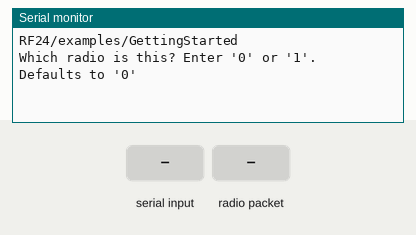
The sketch below on a simulated Arduino Uno, built with avr-gcc and run on an emulated ATmega328P. Parts: the last lines printed to the serial monitor. Inputs (shaded band) come from the test bench. No radio packets arrive unless stated.

Above: at 1.0 s.
1.1 s: "90,45\n" received over Serial
At 1.6 s:
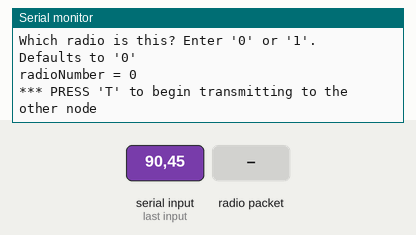
2.6 s: radio packet "1" arrives
At 3.8 s:
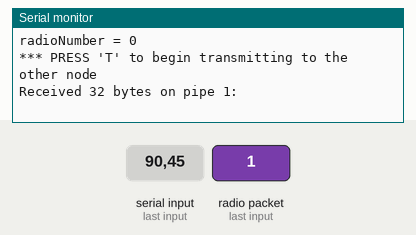
4.1 s: "T90\n" received over Serial
At 4.9 s:
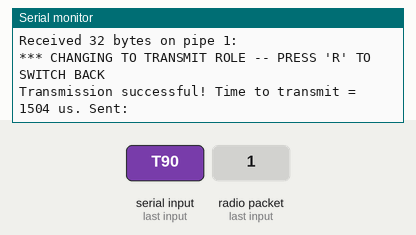
5.6 s: "R90\n" received over Serial
At 8.5 s:
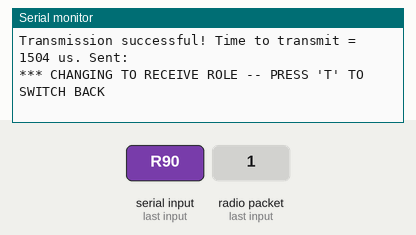

Measured:
- after the input at 1.1 s, the serial monitor: prints a new line at once (image 1)
- after the input at 2.6 s, the serial monitor: prints a new line at once (image 2)
- after the input at 4.1 s, the serial monitor: prints a new line at once (image 3)
- after the input at 5.6 s, the serial monitor: prints a new line after 2.5 s (image 4)

The sketch:

NRF.ino
```cpp
// (licence header left out)
/**
 * A simple example of sending data from 1 nRF24L01 transceiver to another.
 *
 * This example was written to be used on 2 devices acting as "nodes".
 * Use the Serial Monitor to change each node's behavior.
 */
#include <SPI.h>
#include "printf.h"
#include "RF24.h"

#define CE_PIN 4
#define CSN_PIN 2
// instantiate an object for the nRF24L01 transceiver
RF24 radio(CE_PIN, CSN_PIN);

// Let these addresses be used for the pair
uint8_t address[][6] = { "1Node", "2Node" };
// It is very helpful to think of an address as a path instead of as
// an identifying device destination

// to use different addresses on a pair of radios, we need a variable to
// uniquely identify which address this radio will use to transmit
bool radioNumber = 1;  // 0 uses address[0] to transmit, 1 uses address[1] to transmit

// Used to control whether this node is sending or receiving
bool role = false;  // true = TX role, false = RX role

// For this example, we'll be using a payload containing
// a single float number that will be incremented
// on every successful transmission
String payload = "hi";

void setup() {

  Serial.begin(115200);
  while (!Serial) {
    // some boards need to wait to ensure access to serial over USB
  }

  // initialize the transceiver on the SPI bus
  if (!radio.begin()) {
    Serial.println(F("radio hardware is not responding!!"));
    while (1) {}  // hold in infinite loop
  }

  // print example's introductory prompt
  Serial.println(F("RF24/examples/GettingStarted"));

  // To set the radioNumber via the Serial monitor on startup
  Serial.println(F("Which radio is this? Enter '0' or '1'. Defaults to '0'"));
  while (!Serial.available()) {
    // wait for user input
  }
  char input = Serial.parseInt();
  radioNumber = input == 1;
  Serial.print(F("radioNumber = "));
  Serial.println((int)radioNumber);

  // role variable is hardcoded to RX behavior, inform the user of this
  Serial.println(F("*** PRESS 'T' to begin transmitting to the other node"));

  // Set the PA Level low to try preventing power supply related problems
  // because these examples are likely run with nodes in close proximity to
  // each other.
  radio.setPALevel(RF24_PA_LOW);  // RF24_PA_MAX is default.

  // save on transmission time by setting the radio to only transmit the
  // number of bytes we need to transmit a float
  radio.setPayloadSize(sizeof(payload));  // float datatype occupies 4 bytes

  // set the TX address of the RX node into the TX pipe
  radio.openWritingPipe(address[radioNumber]);  // always uses pipe 0

  // set the RX address of the TX node into a RX pipe
  radio.openReadingPipe(1, address[!radioNumber]);  // using pipe 1

  // additional setup specific to the node's role
  if (role) {
    radio.stopListening();  // put radio in TX mode
  } else {
    radio.startListening();  // put radio in RX mode
  }

  // For debugging info
  // printf_begin();             // needed only once for printing details
  // radio.printDetails();       // (smaller) function that prints raw register values
  // radio.printPrettyDetails(); // (larger) function that prints human readable data

}  // setup

void loop() {

  if (role) {
    // This device is a TX node

    unsigned long start_timer = micros();                // start the timer
    bool report = radio.write(&payload, sizeof(float));  // transmit & save the report
    unsigned long end_timer = micros();                  // end the timer

    if (report) {
      Serial.print(F("Transmission successful! "));  // payload was delivered
      Serial.print(F("Time to transmit = "));
      Serial.print(end_timer - start_timer);  // print the timer result
      Serial.print(F(" us. Sent: "));
      Serial.println(payload);  // print payload sent
      //payload += 0.01;          // increment float payload
    } else {
      Serial.println(F("Transmission failed or timed out"));  // payload was not delivered
    }

    // to make this example readable in the serial monitor
    delay(1000);  // slow transmissions down by 1 second

  } else {
    // This device is a RX node

    uint8_t pipe;
    if (radio.available(&pipe)) {              // is there a payload? get the pipe number that received it
      uint8_t bytes = radio.getPayloadSize();  // get the size of the payload
      radio.read(&payload, bytes);             // fetch payload from FIFO
      Serial.print(F("Received "));
      Serial.print(bytes);  // print the size of the payload
      Serial.print(F(" bytes on pipe "));
      Serial.print(pipe);  // print the pipe number
      Serial.print(F(": "));
      Serial.println(payload);  // print the payload's value
    }
  }  // role

  if (Serial.available()) {
    // change the role via the serial monitor

    char c = toupper(Serial.read());
    if (c == 'T' && !role) {
      // Become the TX node

      role = true;
      Serial.println(F("*** CHANGING TO TRANSMIT ROLE -- PRESS 'R' TO SWITCH BACK"));
      radio.stopListening();

    } else if (c == 'R' && role) {
      // Become the RX node

      role = false;
      Serial.println(F("*** CHANGING TO RECEIVE ROLE -- PRESS 'T' TO SWITCH BACK"));
      radio.startListening();
    }
  }

}  // loop
```
